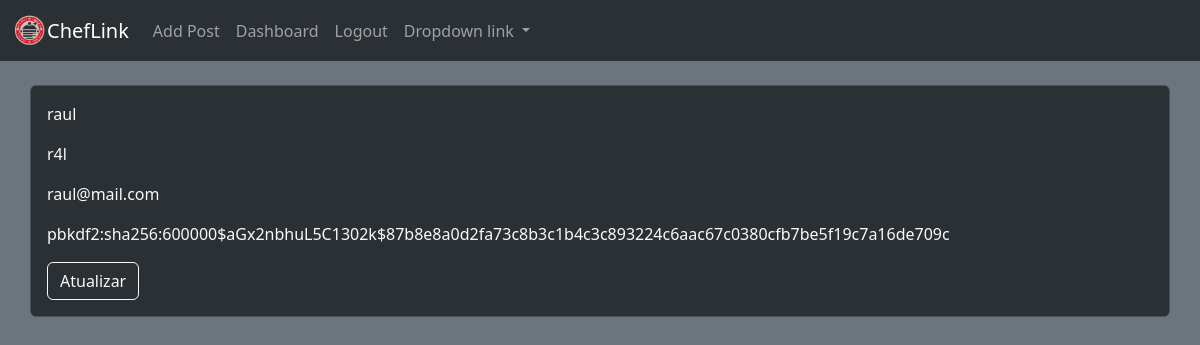
Page /dashboard (signed in) on the earlier database version.
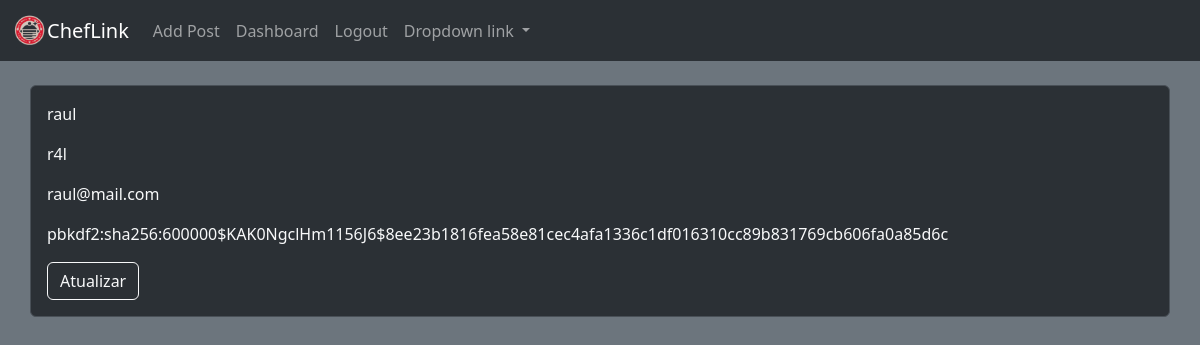
Same page on the later database version.
### models.py (models this page shows)
class UserModel(db.Model, UserMixin):
    id = mapped_column(Integer,autoincrement=True,primary_key=True)
    name = mapped_column(String(100), nullable=False)
    username = mapped_column(String(30), nullable=False,unique=True)
    email = mapped_column(String(60), nullable=False, unique=True)
    password_hash = mapped_column(String(128), nullable=False)

### routes.py (the view)
@app.route('/dashboard', methods=['POST','GET'])
@login_required
def dashboard_user():
    username=current_user.username
    user = UserModel.query.filter_by(username=username).first_or_404()
    return render_template('dashboard.html',user=user)

### routes.py (called while the page is built)
@login_manager.user_loader
def load_user(user_id):
    return UserModel.query.get_or_404(user_id)

### templates/dashboard.html (shortened to what this page needs)
{%extends "base.html"%}
{%block body%}
<br>
<div class="container p-3 border d-flex bg-body-tertiary rounded flex-column" data-bs-theme="dark">
    <p class="text-light">{{user.name}}</p>
    <p class="text-light">{{user.username}}</p>
    <p class="text-light">{{user.email}}</p>
    <p class="text-light text-break" >{{user.password_hash}}</p>
    <div class="d-grid gap-2 d-md-block">
        <a href="{{url_for('alter_user',id=current_user.id)}}" class="btn btn-outline-light">Atualizar</a>
    </div>
</div>
{%endblock%}

### templates/base.html (shortened to what this page needs)
<!DOCTYPE html>
<html lang="pt-br">
<head>
    <link href="https://cdn.jsdelivr.net/npm/bootstrap@5.3.3/dist/css/bootstrap.min.css" rel="stylesheet"
>
</head>
<body class="bg-secondary">
    {%include "components/navbar.html"%}
    {%block body%} {%endblock%}
</body>
</html>

### templates/components/navbar.html (shortened to what this page needs)
<nav class="navbar navbar-expand-lg bg-body-tertiary" data-bs-theme="dark">
    <div class="container-fluid">
        <a class="navbar-brand d-flex align-items-center" href="{{url_for('index')}}">
            <img src="{{url_for('static',filename='images/logo_192.png')}}" alt="Logo" width="35" height="35"
                class="d-inline-block align-text-top">
            ChefLink
        </a>
        <div class="collapse navbar-collapse" id="navbarNavDropdown">
            <ul class="navbar-nav">
                {%if not current_user.is_authenticated%}
                <li class="nav-item">
                    <a class="nav-link active" aria-current="page" href="{{url_for('add_user')}}">Cadastrar</a>
                </li>
                <li class="nav-item">
                    <a class="nav-link" href="{{url_for('login')}}">Login</a>
                </li>
                {%else%}
                <li class="nav-item">
                    <a class="nav-link" href="{{url_for('add_post')}}">Add Post</a>
                </li>
                <li class="nav-item">
                    <a class="nav-link" href="{{url_for('dashboard_user')}}">Dashboard</a>
                </li>
                <li class="nav-item">
                    <a class="nav-link" href="{{url_for('logout')}}">Logout</a>
                </li>
                {%endif%}
                <li class="nav-item dropdown">
                    <a class="nav-link dropdown-toggle" href="#" role="button" data-bs-toggle="dropdown"
                        aria-expanded="false">
                        Dropdown link
                    </a>
                </li>
            </ul>
        </div>
    </div>
</nav>

Differences in the rows shown:
changed UserModel "raul": password_hash "pbkdf2:sha256:600000$aGx2nbhuL5C1302k$87b8e8a0d2fa73c8b3c1b4c3c893224c6aac67c0380cfb7be5f19c7a16de709c" → "pbkdf2:sha256:600000$KAK0NgclHm1156J6$8ee23b1816fea58e81cec4afa1336c1df016310cc89b831769cb606fa0a85d6c"
